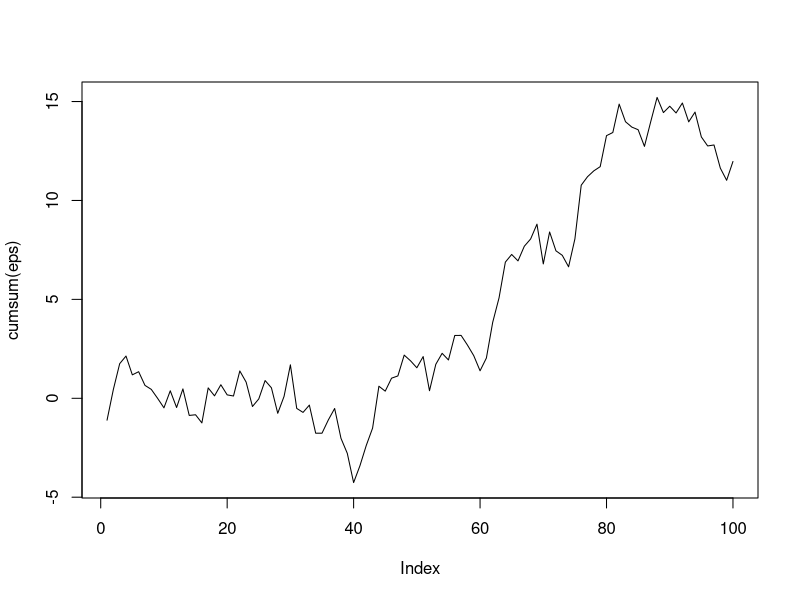
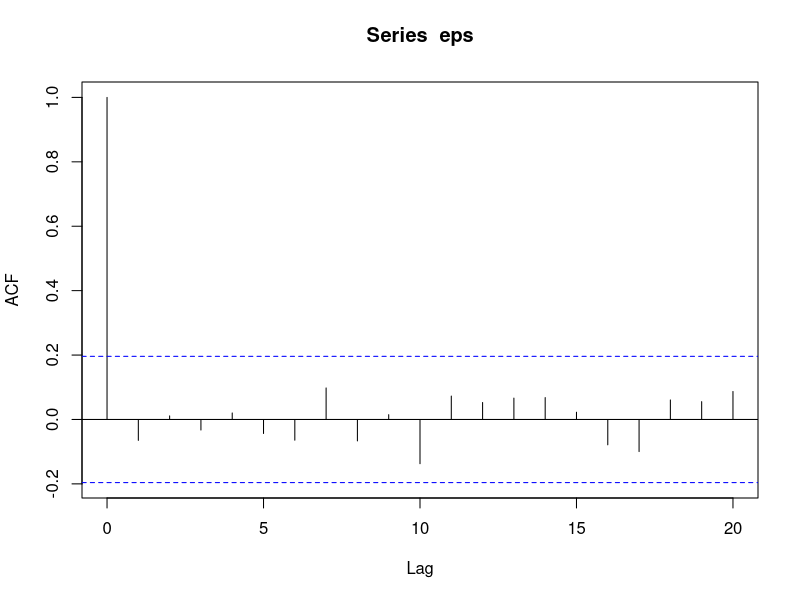
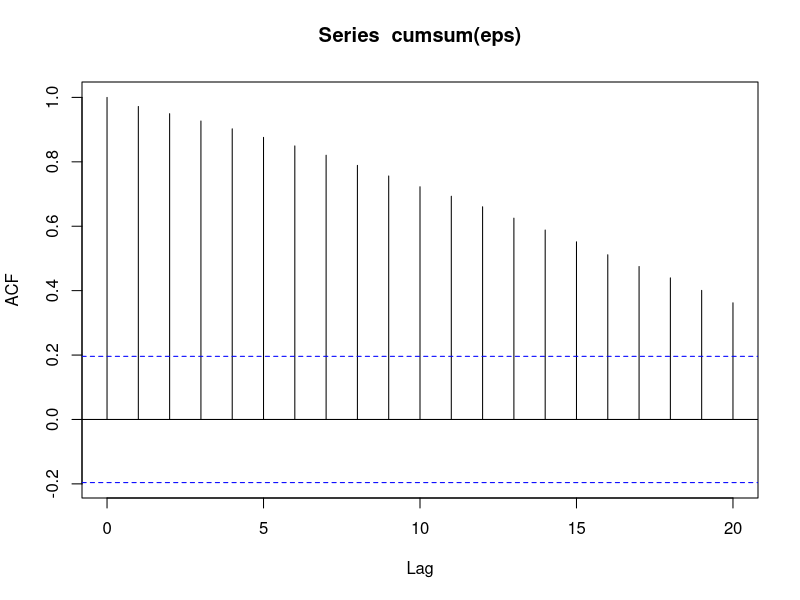
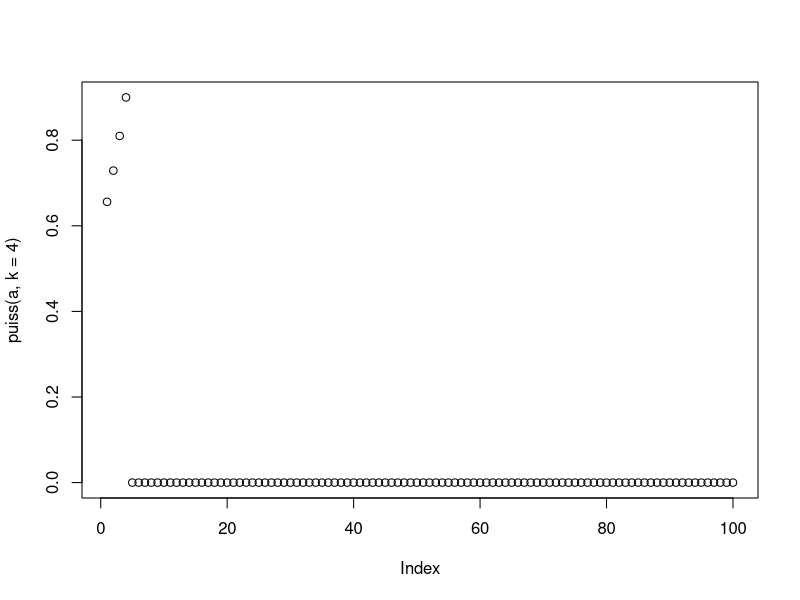
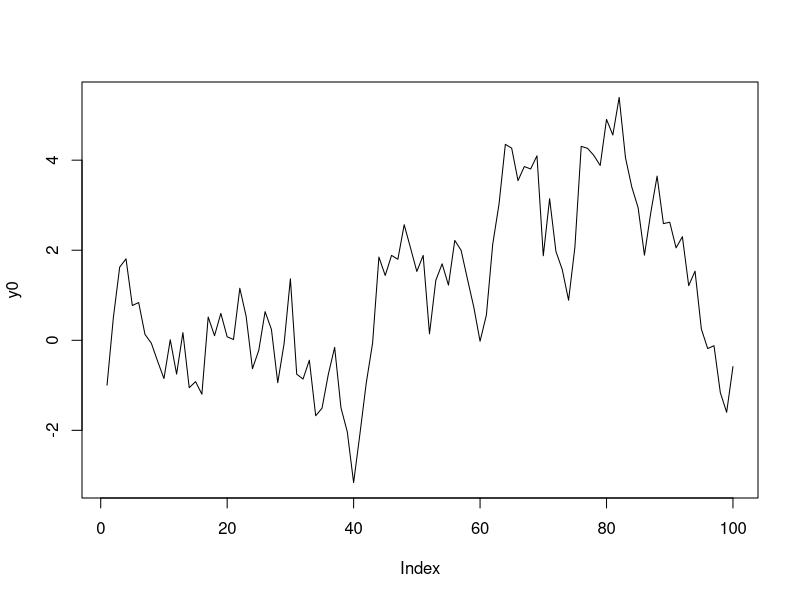
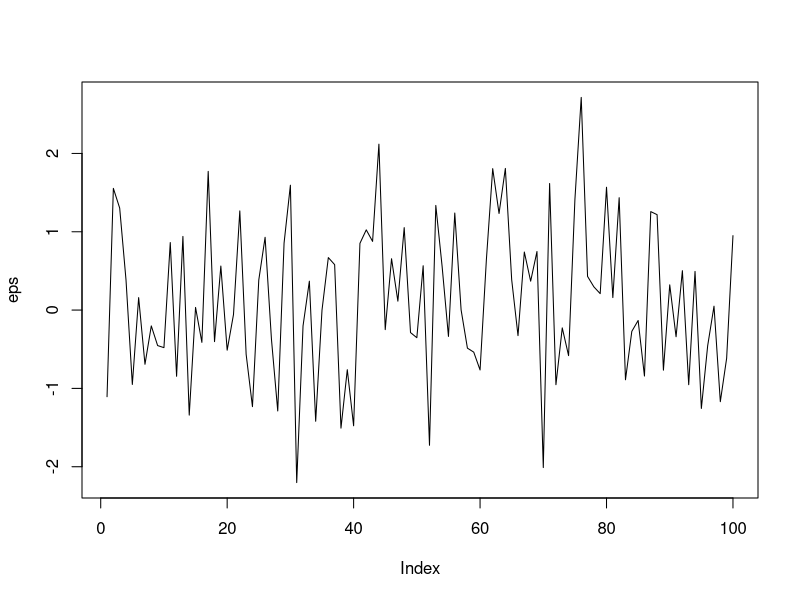
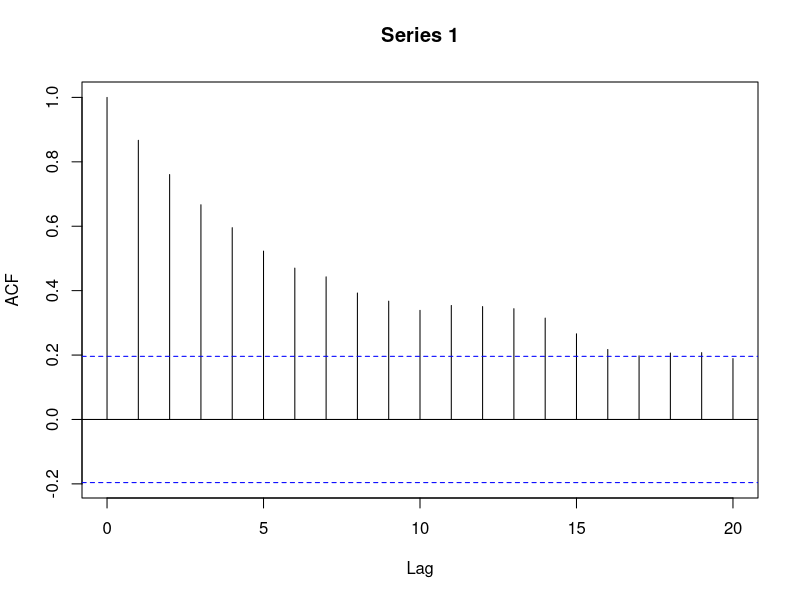
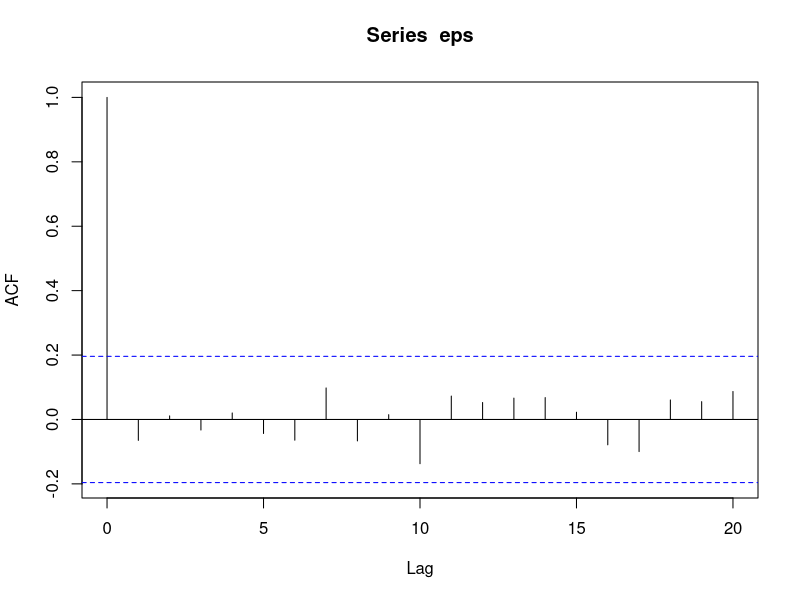

Write R code to recreate these figures, in order. (Note: this script raises an error after producing the figures.)
rm(list=objects())

# Packages
library(zoo)
library(magrittr)
library(xts)
library(forecast)
library(mgcv)
library(tidyverse)

##############################################################################
# EXERCICE 2 — AR(1)
##############################################################################

# 1. Simulation de la série
n <- 100
eps <- rnorm(n,0,1)
plot(cumsum(eps), type='l')
acf(eps)
acf(cumsum(eps))

a <- 0.9
puiss <- function(a,k){c(a^c(k:1),rep(0,n-k))}
puiss(a,k=4)
plot(puiss(a,k=4))
M <- lapply(c(1:n),puiss,a=a) %>% unlist %>% matrix(nrow=n,ncol=n,byrow=T)

head(M)
y0 <- M%*%eps

plot(y0, type='l')
plot(eps, type='l')

acf(y0)
acf(eps)

# 2. Test différentes valeurs
a <- 0.1
puiss <- function(a,k){c(a^c(k:1),rep(0,n-k))}
puiss(a,k=4)
plot(puiss(a,k=4))
M <- lapply(c(1:n),puiss,a=a) %>% unlist %>% matrix(nrow=n,ncol=n,byrow=T)

head(M)
y1 <- M%*%eps

plot(y1, type='l')
plot(eps, type='l')

acf(y1)
acf(eps)

a <- 0.7
puiss <- function(a,k){c(a^c(k:1),rep(0,n-k))}
puiss(a,k=4)
plot(puiss(a,k=4))
M <- lapply(c(1:n),puiss,a=a) %>% unlist %>% matrix(nrow=n,ncol=n,byrow=T)

head(M)
y2 <- M%*%eps

plot(y2, type='l')
plot(eps, type='l')

acf(y2)
acf(eps)

a <- -0.7
puiss <- function(a,k){c(a^c(k:1),rep(0,n-k))}
puiss(a,k=4)
plot(puiss(a,k=4))
M <- lapply(c(1:n),puiss,a=a) %>% unlist %>% matrix(nrow=n,ncol=n,byrow=T)

head(M)
y3 <- M%*%eps

plot(y3, type='l')
plot(eps, type='l')

acf(y0)
acf(eps)

par(mfrow=c(3,1))
plot(y1,type='l')
plot(y2,type='l')
plot(y3,type='l')

par(mfrow=c(3,1))
acf(y1)
acf(y2)
acf(y3)

# 3. Acf et Pacf
n <- 10000
eps <- rnorm(n=n,0,1)
acf(eps)
a <- 0.9
puiss <- function(a,k){c(a^c(k:1),rep(0,n-k))}
M <- lapply(c(1:n),puiss,a=a)%>%unlist%>%
  matrix(nrow=n,ncol=n,byrow=T)
y <- M %*% eps

autoCorr<-function(x,h)
{
  x.lag<-c(x[1:h],head(x,length(x)-h))
  return(cor(x.lag,x))
}

a1 <- c(1,sapply(c(1:30),autoCorr,x=y))
par(mfrow=c(1,1))
plot(c(0:30), a1,type='h',ylim=c(0,1))
lines(c(0:30),a^c(0:30),col='red')

par(mfrow=c(1,1))
acf(y,lag.max=30)
lines(c(0:30),a^c(0:30),col='red')
lines(c(0:30),a1,col='blue')

lag <- function(x, h){
  x.lag <- c(x[1:h],head(x,length(x)-h))
  return(x.lag)
}

PartialAutoCorr<-function(x,h){
  x.lag <- lapply(c(1:h),lag, x=x)
  x.lag <- matrix(unlist(x.lag),ncol=length(x.lag))
  reg   <- lm(x~x.lag-1)
  return(tail(reg$coef,1))
}

PartialAutoCorr(y,h=2)

pa1<-sapply(c(1:50),PartialAutoCorr,x=y)
plot(pa1, type='h')

# 4. Rebelote avec MA(q)
n <- 200
eps <- rnorm(n,0,1)
b <- rep(2, 4)
b <- b/sum(b)
y <- stats::filter(eps, filter=b, method = c("convolution"),
          sides = 1, circular = T)

par(mfrow=c(1,1))
plot(eps,type='l',col='grey', ylim=range(y, eps))
lines(y)

par(mfrow=c(1,1))
acf(y,na.action = na.omit)
pacf(y,na.action = na.omit)

y <- y07
h <- 1
y.lag1 <- c(y[1:h],head(y,length(y)-h))
h <- 2
y.lag2 <- c(y[1:h],head(y,length(y)-h))

lm(y~y.lag1+y.lag2)
